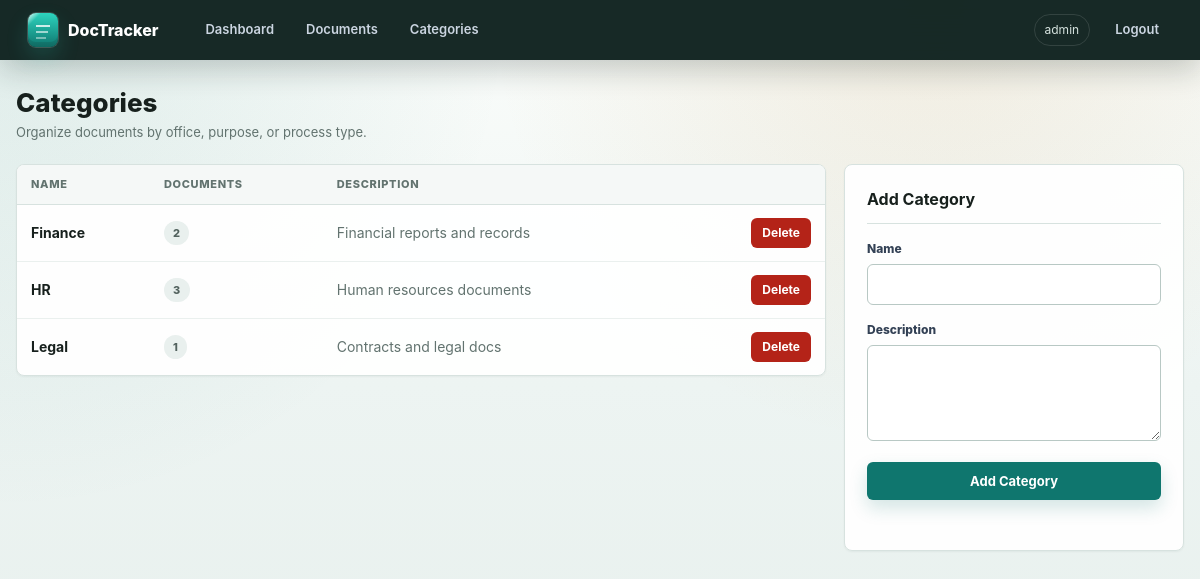
Page /categories/ (signed in) on the committed database.
### documents/models.py (models this page shows, shortened)
class Category(models.Model):
    name = models.CharField(max_length=100, unique=True)
    description = models.TextField(blank=True)
    created_at = models.DateTimeField(auto_now_add=True)
    class Meta:
        verbose_name_plural = "Categories"
        ordering = ['name']

### documents/views.py (the view, shortened to what this page needs)
# urls.py: path('categories/', views.category_list, name='category_list'),
@login_required
def category_list(request):
    categories = get_categories()
    form = CategoryForm()
    category_added = False
    category_error = ''
    template = 'documents/_category_grid.html' if is_htmx(request) else 'documents/categories.html'
    return render(request, template, {
        'categories': categories,
        'form': form,
        'category_added': category_added,
        'category_error': category_error,
        'can_manage_categories': can_manage_categories(request.user),
    })

### documents/forms.py
class CategoryForm(forms.ModelForm):
    class Meta:
        model = Category
        fields = ['name', 'description']
        widgets = {
            'description': forms.Textarea(attrs={'rows': 2}),
        }

### documents/views.py (called while the page is built)
def is_htmx(request):
    return request.headers.get('HX-Request') == 'true'

def can_manage_categories(user):
    return user.is_staff or user.is_superuser

def get_categories():
    return Category.objects.annotate(doc_count=Count('document')).order_by('name')

### templates/documents/categories.html (shortened to what this page needs)
{% extends 'base.html' %}
{% block content %}
<div class="page-header">
  <div>
    <h1>Categories</h1>
    <p class="page-kicker">Organize documents by office, purpose, or process type.</p>
  </div>
</div>
{% include 'documents/_category_grid.html' %}
{% endblock %}

### templates/base.html (shortened to what this page needs)
<!DOCTYPE html>
<html lang="en">
<head>
</head>
<body>
{% if user.is_authenticated %}
<nav>
  <span class="brand">DocTracker</span>
  <a href="{% url 'dashboard' %}">Dashboard</a>
  <a href="{% url 'document_list' %}">Documents</a>
  <a href="{% url 'category_list' %}">Categories</a>
  <span class="user">{{ user.username }}</span>
  <a href="{% url 'logout' %}">Logout</a>
</nav>
{% endif %}
<div class="container">
  {% block content %}{% endblock %}
</div>
</body>
</html>

### templates/documents/_category_grid.html (shortened to what this page needs)
<div id="category-grid" class="category-grid fade-in">
  <div class="card flush">
    {% if categories %}
    <div class="table-wrap">
    <table>
      <thead><tr><th>Name</th><th>Documents</th><th>Description</th>{% if can_manage_categories %}<th></th>{% endif %}</tr></thead>
      <tbody>
      {% for cat in categories %}
      <tr>
        <td><strong>{{ cat.name }}</strong></td>
        <td><span class="badge badge-draft">{{ cat.doc_count }}</span></td>
        <td class="text-muted">{{ cat.description|truncatechars:80|default:"-" }}</td>
        {% if can_manage_categories %}
        <td class="text-right">
          <form method="post"
                action="{% url 'category_delete' cat.pk %}"
                style="display:inline;"
                hx-post="{% url 'category_delete' cat.pk %}"
                hx-target="#category-grid"
                hx-swap="outerHTML"
                hx-confirm="Delete this category?"
                hx-indicator="#category-indicator">
            {% csrf_token %}<button type="submit" class="btn btn-danger btn-sm">Delete</button>
          </form>
        </td>
        {% endif %}
      </tr>
      {% endfor %}
      </tbody>
    </table>
    </div>
    {% else %}
    <div class="empty">No categories yet.</div>
    {% endif %}
  </div>
  {% if can_manage_categories %}
  <div class="card">
    <h2>Add Category</h2>
    <form method="post"
          hx-post="{% url 'category_list' %}"
          hx-target="#category-grid"
          hx-swap="outerHTML"
          hx-indicator="#category-indicator">
      {% for field in form %}
      <div class="form-group"><label>{{ field.label }}</label>{{ field }}{{ field.errors }}</div>
      {% endfor %}
      <button type="submit" class="btn btn-primary btn-block">Add Category</button>
    </form>
  </div>
  {% endif %}
</div>

### rows in the picture
Category: name "Finance", doc_count "2", description "Financial reports and records"
Category: name "HR", doc_count "3", description "Human resources documents"
Category: name "Legal", doc_count "1", description "Contracts and legal docs"

### other values in the picture
{{ user.username }} "admin"
{{ field.label }} "Name" "Description"
